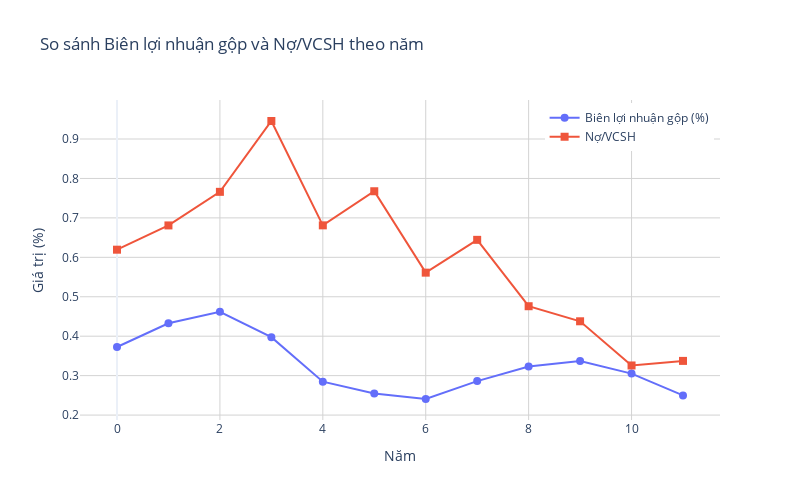

Notebook code for this chart:
### Code cell
# Convert matplotlib line chart to plotly
import plotly.graph_objects as go
from plotly.subplots import make_subplots

# Create a copy of the data
Ratio_plot = Ratio.copy()

# Select the two columns
col1 = ('Chỉ tiêu khả năng sinh lợi', 'Biên lợi nhuận gộp (%)')
col2 = ('Chỉ tiêu cơ cấu nguồn vốn', 'Nợ/VCSH')

# Create a plotly figure
fig = go.Figure()

# Add the first line (Biên lợi nhuận gộp)
fig.add_trace(go.Scatter(
    x=Ratio_plot.index,
    y=Ratio_plot[col1],
    mode='lines+markers',
    name='Biên lợi nhuận gộp (%)',
    marker=dict(symbol='circle', size=8)
))

# Add the second line (Nợ/VCSH)
fig.add_trace(go.Scatter(
    x=Ratio_plot.index,
    y=Ratio_plot[col2],
    mode='lines+markers',
    name='Nợ/VCSH',
    marker=dict(symbol='square', size=8)
))

# Update layout
fig.update_layout(
    title='So sánh Biên lợi nhuận gộp và Nợ/VCSH theo năm',
    xaxis_title='Năm',
    yaxis_title='Giá trị (%)',
    legend=dict(
        yanchor="top",
        y=0.99,
        xanchor="right",
        x=0.99
    ),
    template='plotly_white',  # Use a white grid template similar to matplotlib
    width=800,
    height=500
)

# Add grid
fig.update_xaxes(showgrid=True, gridwidth=1, gridcolor='lightgray')
fig.update_yaxes(showgrid=True, gridwidth=1, gridcolor='lightgray')

# Display the plot inline
fig.show()

# Save as interactive HTML
html_file_path = './outputs/ratio_comparison_plotly.html'
fig.write_html(html_file_path)
print(f"Interactive plot saved to {html_file_path}")

# Display the HTML directly from the figure object
# from IPython.display import HTML
# import plotly.io as pio
# HTML(pio.to_html(fig, include_plotlyjs='cdn'))

### Figure 1 — Plotly figure (JSON) as saved in the notebook; plotly's stock layout.template omitted (floating-point values rounded to 4 significant figures)
{"data": [{"marker": {"size": 8, "symbol": "circle"}, "mode": "lines+markers", "name": "Biên lợi nhuận gộp (%)", "type": "scatter", "x": [0, 1, 2, 3, 4, 5, 6, 7, 8, 9, 10, 11], "y": [0.3726, 0.4329, 0.462, 0.3976, 0.2847, 0.2549, 0.2408, 0.2862, 0.3229, 0.3372, 0.3052, 0.2499]}, {"marker": {"size": 8, "symbol": "square"}, "mode": "lines+markers", "name": "Nợ/VCSH", "type": "scatter", "x": [0, 1, 2, 3, 4, 5, 6, 7, 8, 9, 10, 11], "y": [0.6194, 0.6809, 0.766, 0.9457, 0.6811, 0.7676, 0.5611, 0.6443, 0.476, 0.4378, 0.3258, 0.3374]}], "layout": {"height": 500, "legend": {"x": 0.99, "xanchor": "right", "y": 0.99, "yanchor": "top"}, "title": {"text": "So sánh Biên lợi nhuận gộp và Nợ/VCSH theo năm"}, "width": 800, "xaxis": {"gridcolor": "lightgray", "gridwidth": 1, "showgrid": true, "title": {"text": "Năm"}}, "yaxis": {"gridcolor": "lightgray", "gridwidth": 1, "showgrid": true, "title": {"text": "Giá trị (%)"}}}}
